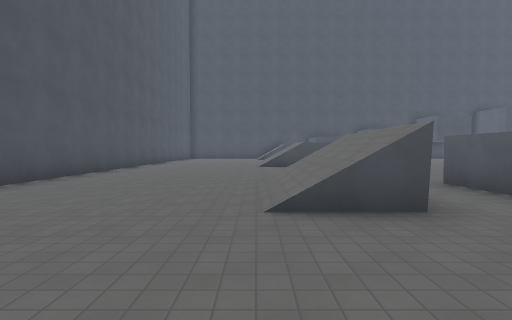
View 1 (above)

17 first-person views from a walk through a 3-D level made in the Godot game engine. The camera is 1.5 m above the floor, tilts 2° down and sees 80° across. The floor is counted in squares, 2.4 m on a side. Each view is taken from the middle of a square. On the plan, view 1 faces up. The plan holds only what a view shows up to about 9 squares ahead; the rest is blank. Surface patterns are stand-ins for the level's own textures.

View 2
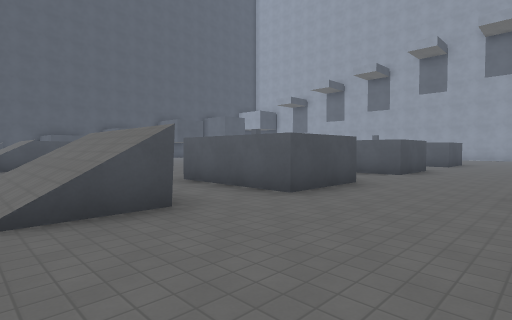

View 3
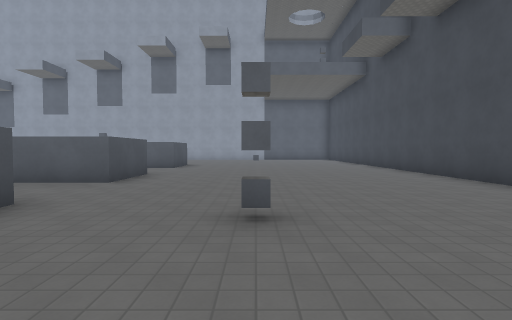

View 4
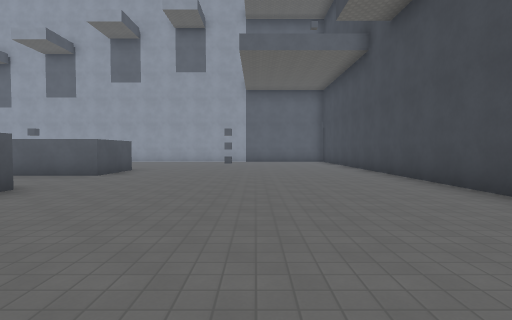

View 5
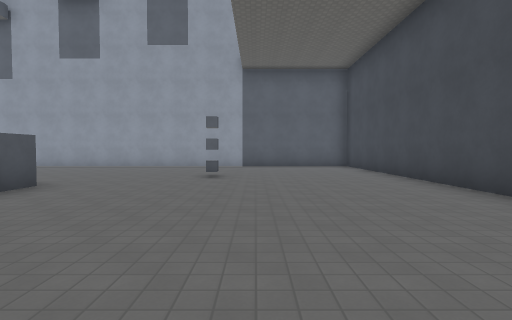

View 6
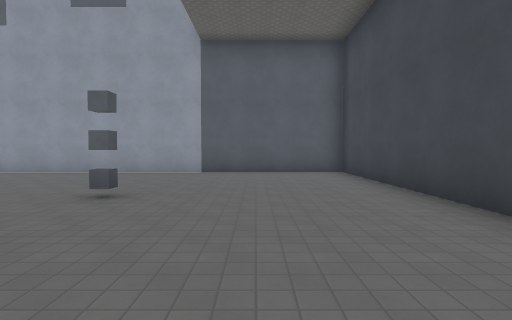

View 7
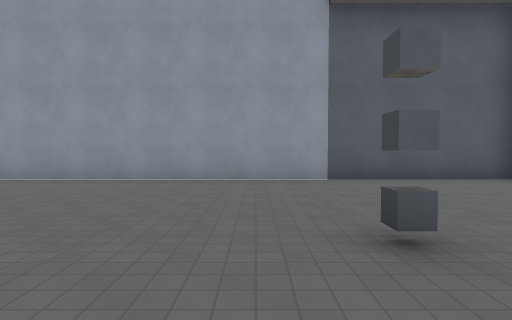

View 8
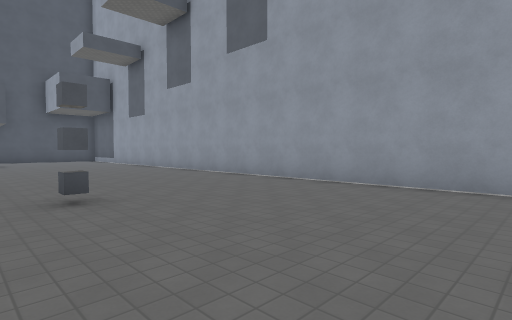

View 9
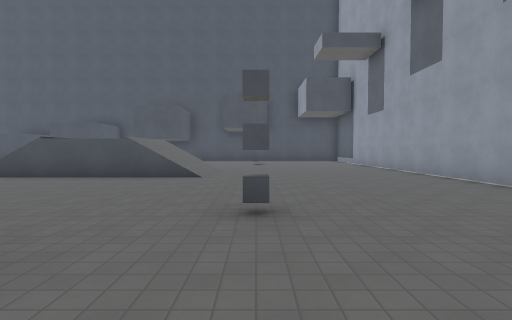

View 10
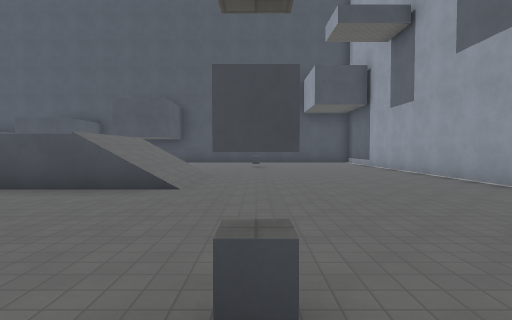

View 11
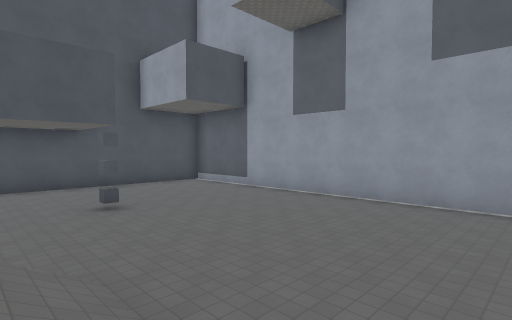

View 12
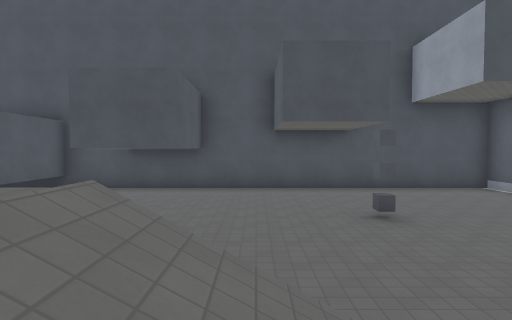

View 13
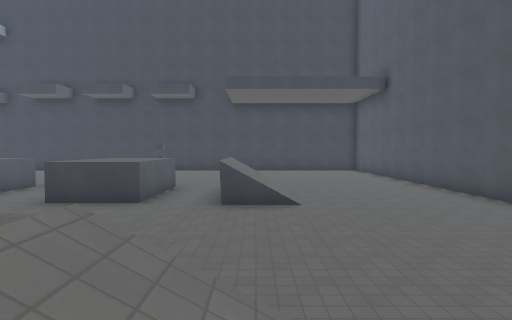

View 14
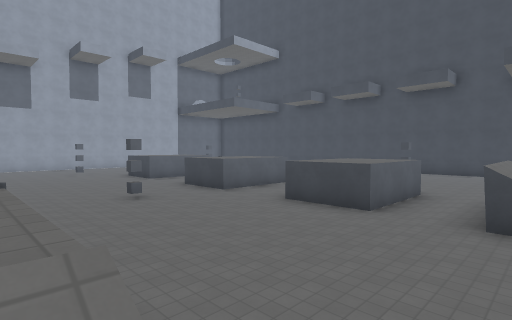

View 15
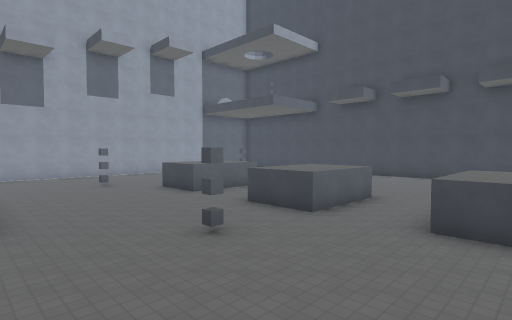

View 16
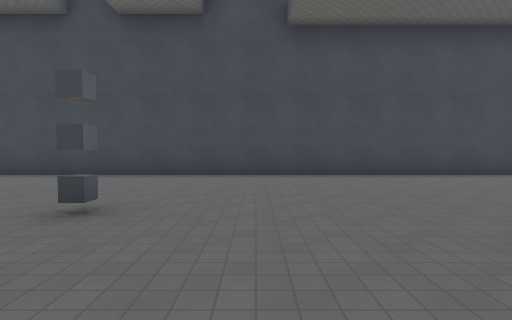

View 17
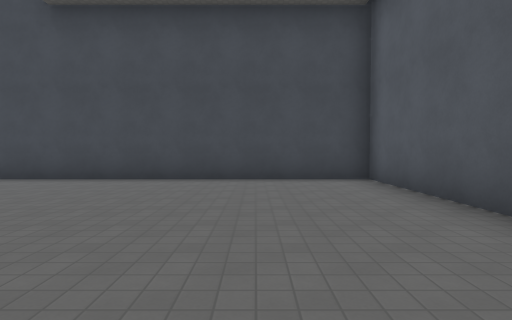

### Floor plan
Key: @ floor where view 1 was taken; # wall or solid block; . main floor; : floor 2 m higher than the main floor; / step, stairs or slope; = window, fence, low wall or low ledge.
Columns run from 5 left of view 1 to 21 right of it. Each row starts with its distance up from view 1.
 21               #############
 20             ## ...........#
 19              #  ..........
 18                 ..........
 17                  ....#....#
 16                   ........#
 15                    .......#
 14                   ........#
 13                   :/......#
 12       /           :/......#
 11       /::/  ...//::/......#
 10     ......................#
  9 #.........................#
  8 #............#............#
  7 #....................#....#
  6 #....///..................#
  5 #....///.##..##...# ......#
  4 #....///.##..## ..# ......#
  3 #..../=/.##..##...##......#
  2    .......................#
  1   ........................#
  0  ....@....#..........#....#
 -1 #.........................#
 -2 #.........................#
 -3 #.........................#
 -4 #.........................#
 -5 ###########################

Where each view was taken, in squares from view 1:
view 1: 0 up, 0 right, facing up
view 2: 0 up, 0 right, facing up-right
view 3: 0 up, 2 right, facing right
view 4: 1 down, 5 right, facing right
view 5: 1 down, 9 right, facing right
view 6: 2 down, 12 right, facing right
view 7: 1 up, 14 right, facing right
view 8: 3 up, 15 right, facing up-right
view 9: 4 up, 16 right, facing up
view 10: 6 up, 16 right, facing up
view 11: 11 up, 14 right, facing up-right
view 12: 12 up, 14 right, facing up
view 13: 12 up, 1 right, facing down
view 14: 11 up, 1 right, facing down-right
view 15: 11 up, 4 right, facing down-right
view 16: 3 up, 3 right, facing down
view 17: 2 up, 2 left, facing down
